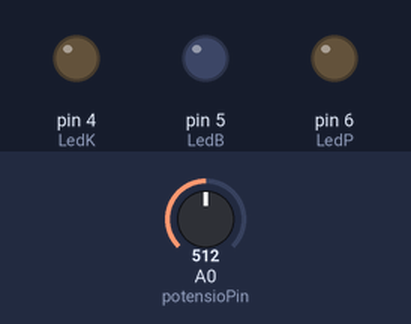
A sketch run on a simulated Arduino Uno, built with avr-gcc and run on an emulated ATmega328P. Parts: output pins drawn as LEDs (lit = HIGH). The inputs (shaded band) are chosen by the test bench; at power-on: A0 (potensioPin) = 512.

Above: at 3.8 s.
3.9 s: A0 (potensioPin) set to 0
At 4.5 s:
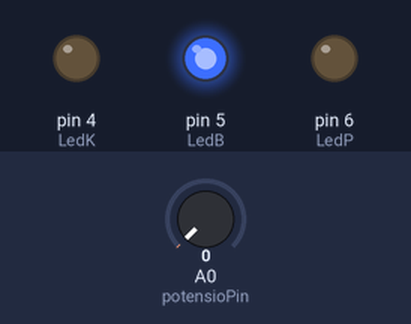
7.9 s: A0 (potensioPin) set to 122
At 8.44 s:
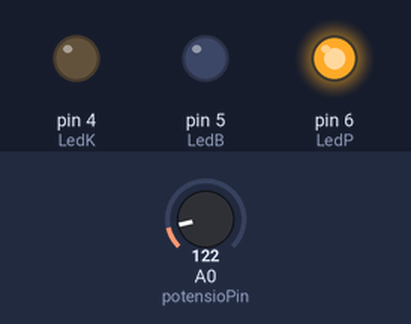
At 9.42 s:
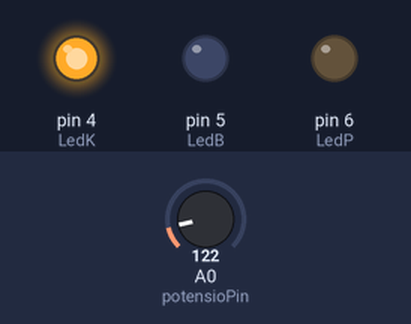
Timing chart, 0 to 17.9 s (numbered marks = the images above; inputs shaded):
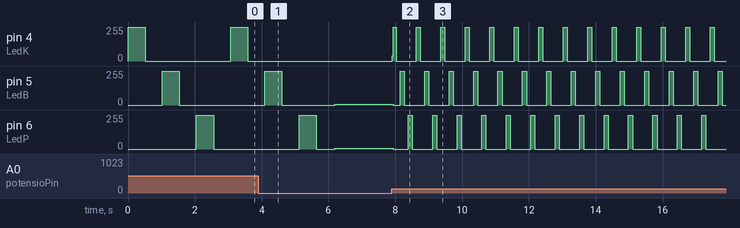

The sketch:

5.Pin-Analog-Digital.ino
```cpp
#define LedK 2
#define LedK 3
#define LedK 4
#define LedB 5
#define LedP 6

#define potensioPin A0

void setup() {
  // put your setup code here, to run once:
  pinMode(potensioPin, INPUT);
  pinMode(LedK, OUTPUT);
  pinMode(LedB, OUTPUT);
  pinMode(LedP, OUTPUT);
}

void loop() {
  int nilaiPotensio = analogRead(potensioPin);

  Serial.print("Nilai ADC Potensio =  ");
  Serial.print(nilaiPotensio);

  digitalWrite(LedK, HIGH);
  delay(nilaiPotensio);
  digitalWrite(LedK, LOW);
  delay(nilaiPotensio);

  digitalWrite(LedB, HIGH);
  delay(nilaiPotensio);
  digitalWrite(LedB, LOW);
  delay(nilaiPotensio);

  digitalWrite(LedP, HIGH);
  delay(nilaiPotensio);
  digitalWrite(LedP, LOW);
  delay(nilaiPotensio);
}
```

Measured:
- after the input at 3.9 s, pin 4 (LedK): stays 0/255 (without the input it goes to 255/255 after 2.2 s)
- after the input at 7.9 s, pin 4 (LedK): 0/255 → 40/255 at once, then moves between 0/255 and 255/255, repeating every 0.73 s; pin 5 (LedB), pin 6 (LedP): 6/255 → 0/255 after 0.05 s, then repeats every 0.73 s: 255/255 0.12 s, 0/255 0.61 s
- by itself, pin 4 (LedK): alternates 255/255 for 0.51 s and 0/255 for 2.6 s
